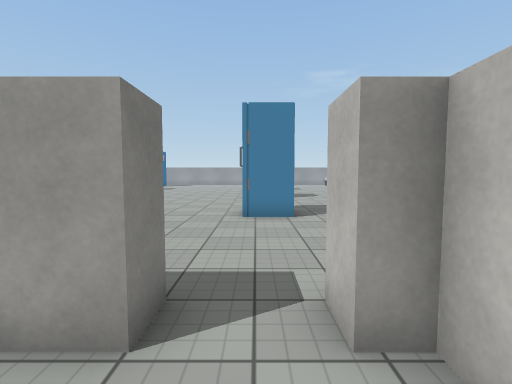
[1] (above)

24 first-person views from a walk through a Unity game level. The camera is 1.4 m above the floor, tilts 4° down and sees 85° across. The floor is counted in squares, 1 m on a side. Each view is taken from the middle of a square. On the plan, view 1 faces up. The plan holds only what a view shows up to about 14 squares ahead; the rest is blank. The place goes on beyond the plan. The player character is not drawn. Some surface patterns are stand-ins.

[2]
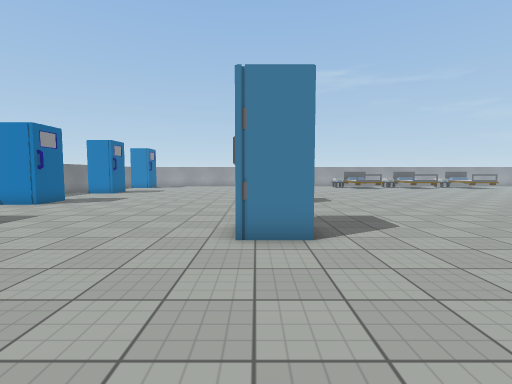

[3]
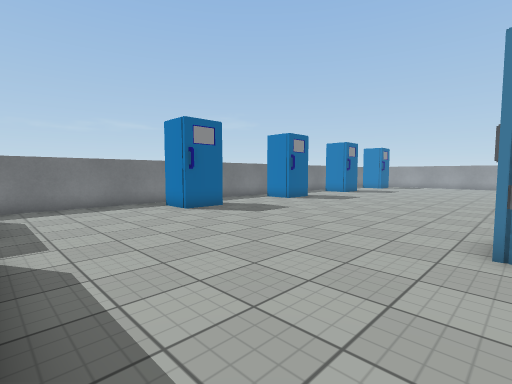

[4]
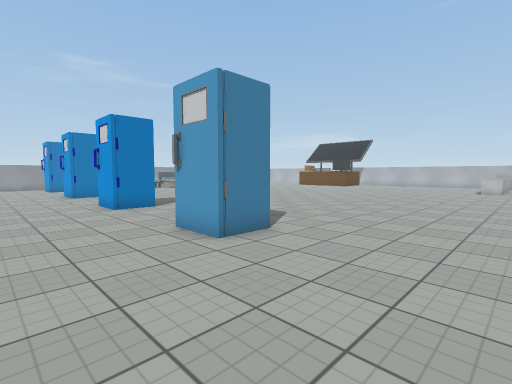

[5]
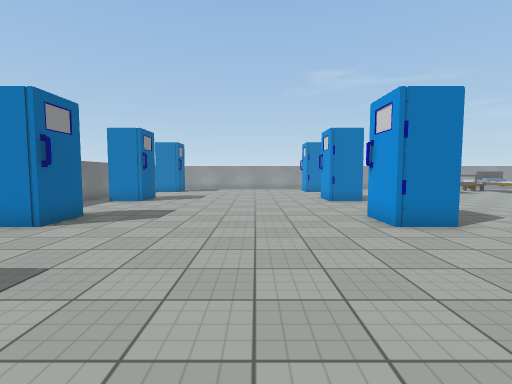

[6]
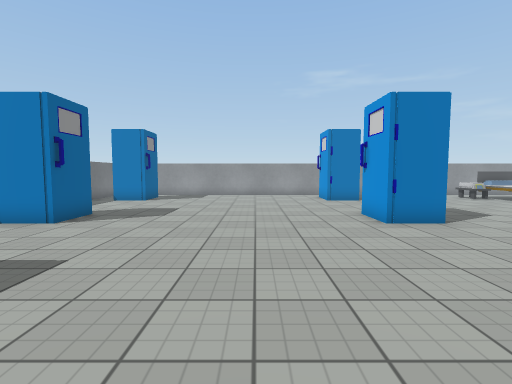

[7]
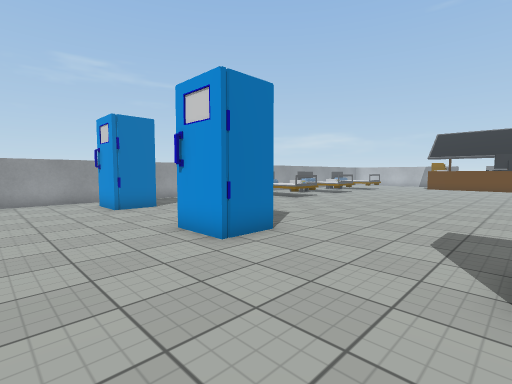

[8]
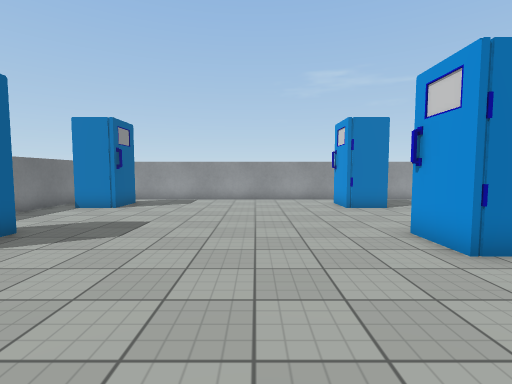

[9]
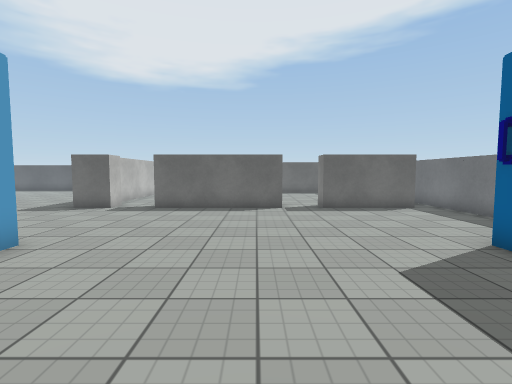

[10]
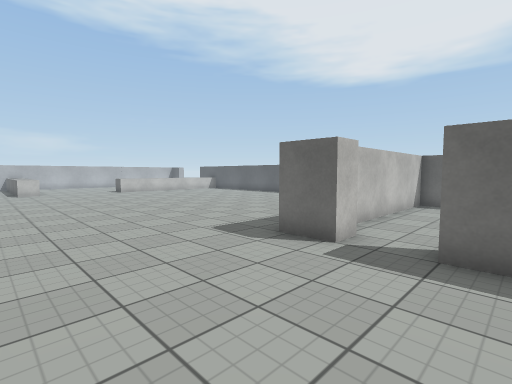

[11]
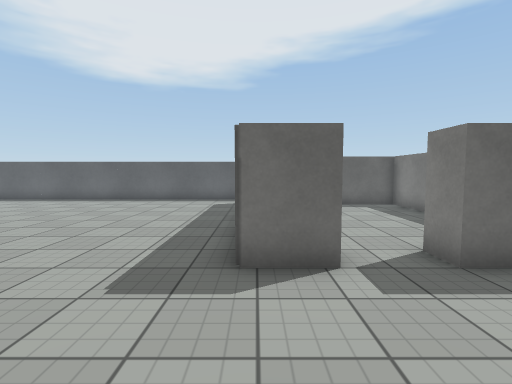

[12]
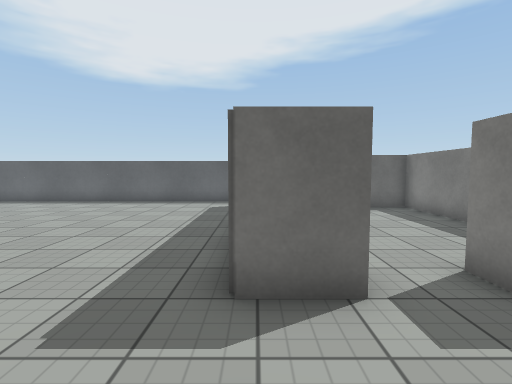

[13]
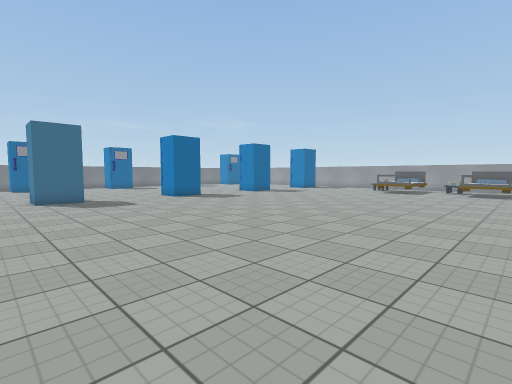

[14]
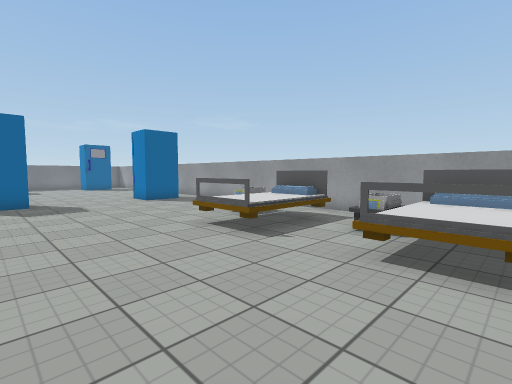

[15]
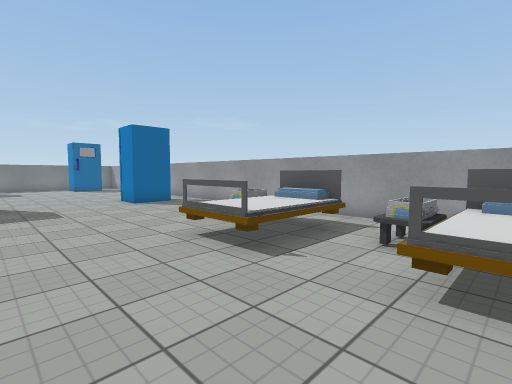

[16]
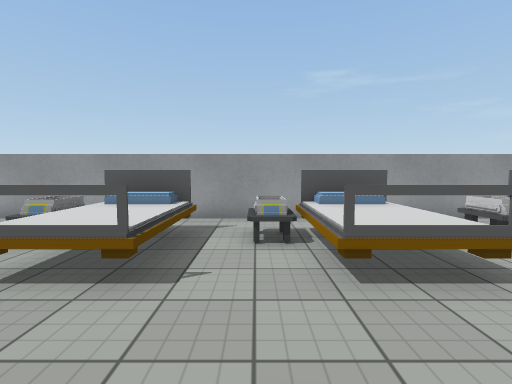

[17]
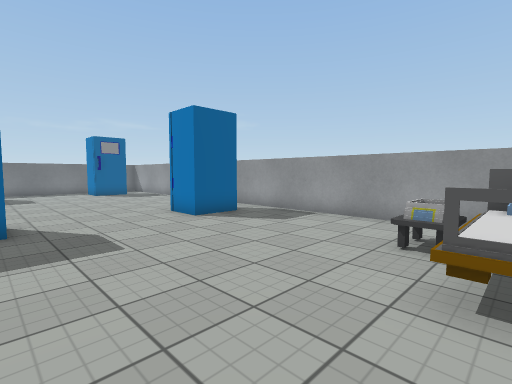

[18]
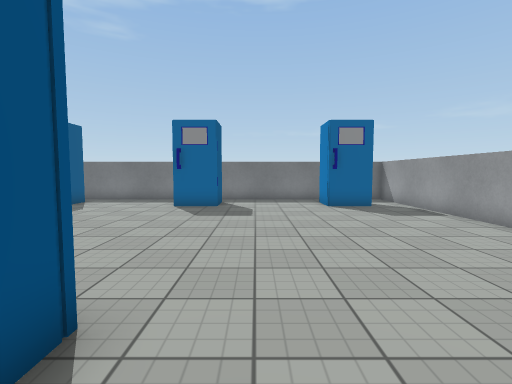

[19]
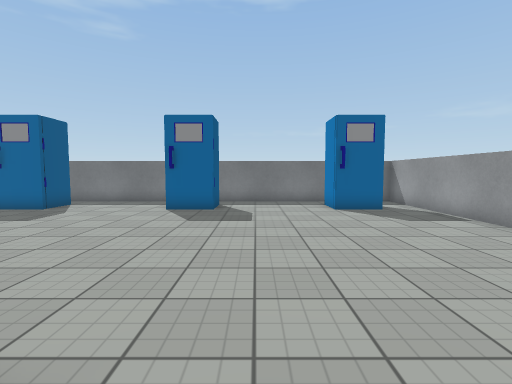

[20]
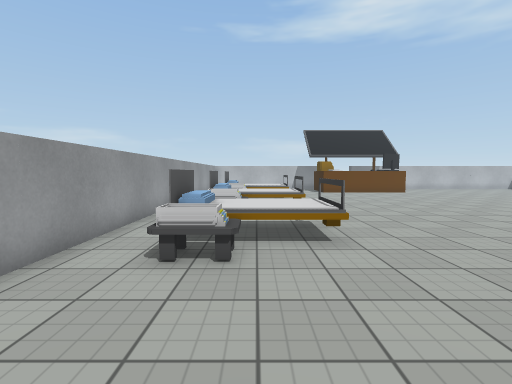

[21]
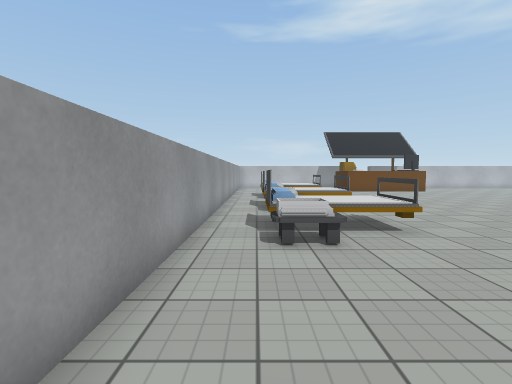

[22]
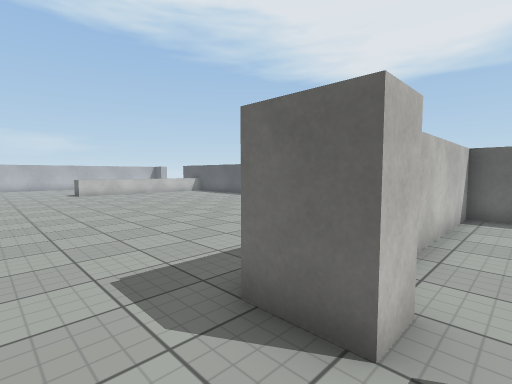

[23]
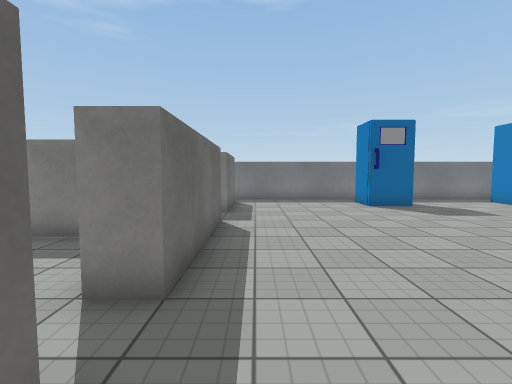

[24]
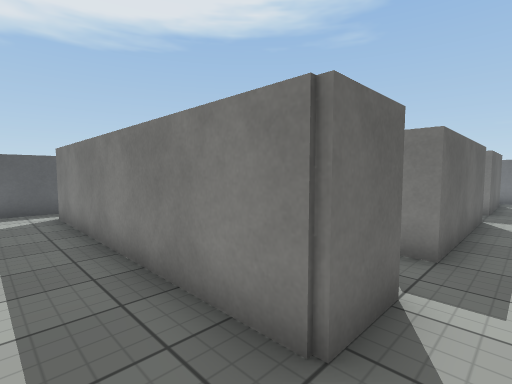

### Floor plan
Points are (right, up) in squares from view 1. A wall is a line through its corners. A room is listed if a view was taken in it or the views show most of it. See-through windows are left out.
Room 1 (view 1)
walls: (-1, 2.1) (-2, 2.1); (-4, 0.2) (-4, -5.2) (-1.7, -5.2); (0.4, -5.2) (1.4, -5.2) (1.4, 0.7)
ways out: opening at (0.5, 2.5) to room 2
Room 2 (views 2, 3, 4, 5, 6, 7, 8, 9, 10, 11, 12, 13, 14, 15, 16, 17, 18, 19, 20, 21, 22, 23, 24)
walls: (2.3, 2.9) (2.3, -6); (-6.1, 3) (-1, 3) (-1, 2.1); (-12.4, 9.4) (-12.4, 1); (-11.4, 3) (-7.7, 3) (-7.7, 2); (-5, 31.5) (-12.4, 31.5) (-12.4, 16); (2, -7.4) (14.4, -7.4); (17.5, 31.5) (-3.4, 31.5)
ways out: opening at (0.5, 2.5) to room 1; opening at (-7, 2.5)
objects: other object (-11, 9) to (-10, 10); other object (-11, 15) to (-10, 17); other object (-11, 22) to (-10, 23); other object (-11, 28) to (-10, 30); other object (0, 9) to (1, 10); other object (0, 15) to (1, 17); other object (0, 22) to (1, 23); other object (0, 28) to (1, 30); block (1, 2) to (1, 3); bed (7, 26) to (10, 30); bed (12, 26) to (15, 30); bed (17, 28) to (17, 30)

Positions as (right, up) in squares from view 1, and headings:
1: (0, 0), facing up
2: (0, 3), facing up
3: (0, 3), facing up-left
4: (-4, 4), facing up-right
5: (-4, 8), facing up
6: (-4, 14), facing up
7: (-4, 17), facing up-right
8: (-4, 17), facing up
9: (-5, 14), facing down
10: (-2, 8), facing down-right
11: (2, 7), facing down
12: (2, 6), facing down
13: (16, 7), facing up-left
14: (15, 22), facing up-left
15: (14, 23), facing up-left
16: (12, 23), facing up
17: (9, 23), facing up-left
18: (2, 25), facing left
19: (1, 25), facing left
20: (3, 28), facing right
21: (2, 30), facing right
22: (0, 5), facing down-right
23: (2, 4), facing left
24: (4, 4), facing down-left
